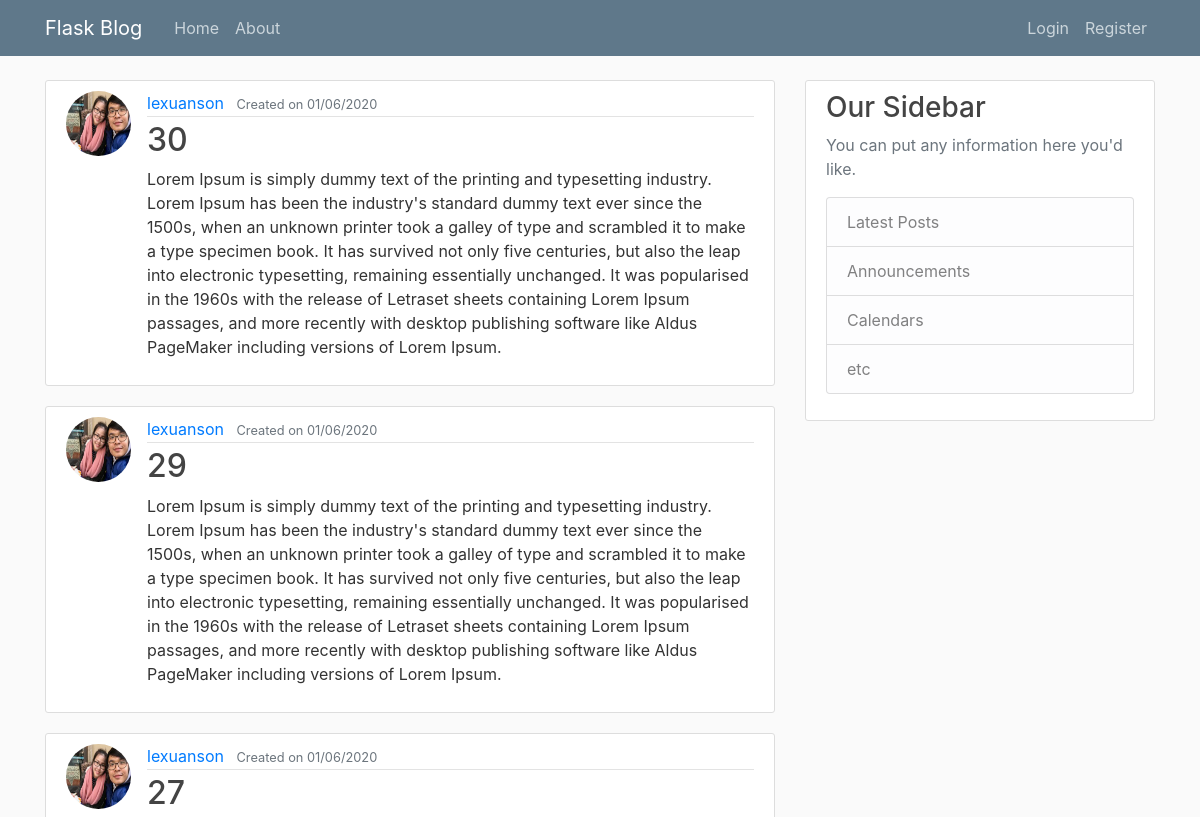
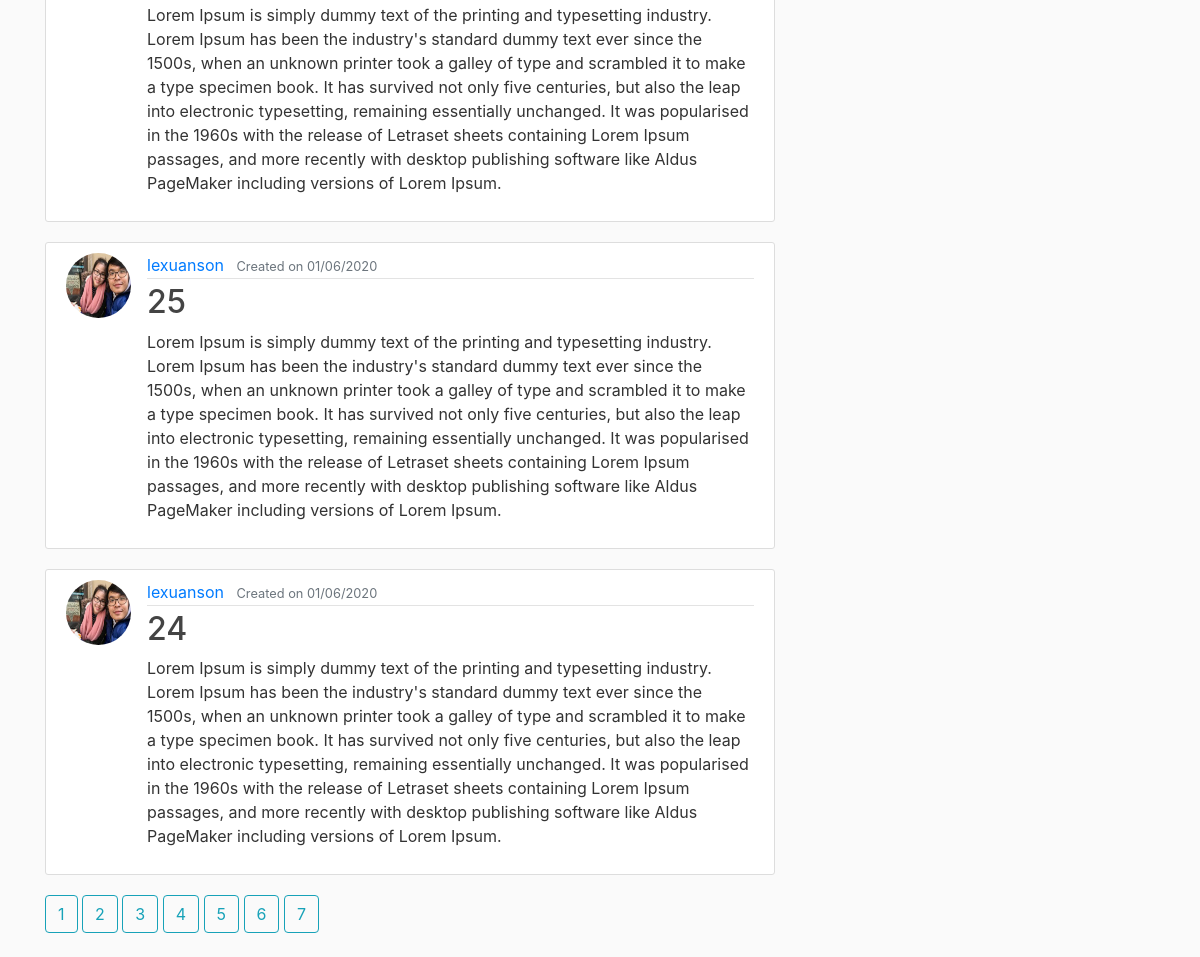
The page /home on the database its author committed (2 pictures, top to bottom).
### app/models.py (models this page shows, shortened)
class Post(db.Model):
    id = db.Column(db.Integer, primary_key=True)
    title = db.Column(db.String(100), nullable=False)
    date_posted = db.Column(db.DateTime, nullable=False, default=datetime.utcnow)
    content = db.Column(db.Text, nullable=False)
    user_id = db.Column(db.Integer, db.ForeignKey("user.id"), nullable=False)

class User(db.Model, UserMixin):
    id = db.Column(db.Integer, primary_key=True)
    username = db.Column(db.String(20), unique=True, nullable=False)
    email = db.Column(db.String(50), unique=True, nullable=False)
    image_file = db.Column(db.String(20), nullable=False, default="default.jpg")
    password = db.Column(db.String(60), nullable=False)
    posts = db.relationship("Post", backref="author", lazy=True)

### app/routes.py (the view)
@app.route("/")
@app.route("/home")
def home():
    page = request.args.get("page", 1, type=int)
    posts = Post.query.order_by(
        Post.date_posted.desc()).paginate(page=page, per_page=5)
    return render_template("home.html", posts=posts)

### app/templates/home.html (shortened to what this page needs)
{%extends "base.html"%}
{%block content%}
{%for post in posts.items%}
<article class="media content-section">
    <img class="rounded-circle article-img" src="{{url_for('static',filename='profile_pics/'+post.author.image_file)}}">
    <div class="media-body">
        <div class="article-metadata">
            <a class="mr-2" href="#">{{ post.author.username }}</a>
            <small class="text-muted">Created on {{ post.date_posted.strftime("%d/%m/%Y") }}</small>
        </div>
        <h2><a class="article-title" href="{{url_for('post',post_id=post.id)}}">{{ post.title }}</a></h2>
        <p class="article-content">{{ post.content }}</p>
    </div>
</article>
{%endfor%}
{% for page_num in posts.iter_pages() %}
{% if page_num %}
<a class="btn btn-outline-info mb-4" href="{{url_for('home',page=page_num)}}">{{page_num}}</a>
{% endif %}
{% endfor %}
{%endblock%}

### app/templates/base.html (shortened to what this page needs)
<!DOCTYPE html>
<html lang="en">
<head>
    <link rel="stylesheet" href="https://stackpath.bootstrapcdn.com/bootstrap/4.3.1/css/bootstrap.min.css"
>
    <link rel="stylesheet" type="text/css" href="{{url_for('static', filename='main.css')}}">
</head>
<body>
    <header class="site-header">
        <nav class="navbar navbar-expand-md navbar-dark bg-steel fixed-top">
            <div class="container">
                <a class="navbar-brand mr-4" href="/">Flask Blog</a>
                <div class="collapse navbar-collapse" id="navbarToggle">
                    <div class="navbar-nav mr-auto">
                        <a class="nav-item nav-link" href="{{url_for('home')}}">Home</a>
                        <a class="nav-item nav-link" href="{{url_for('about')}}">About</a>
                    </div>
                    <div class="navbar-nav">
                        {% if current_user.is_authenticated %}
                            <a class="nav-item nav-link" href="{{url_for('new_post')}}">New Post</a>
                            <a class="nav-item nav-link" href="{{url_for('account')}}">Account</a>
                            <a class="nav-item nav-link" href="{{url_for('logout')}}">Logout</a>
                        {% else %}
                            <a class="nav-item nav-link" href="{{url_for('login')}}">Login</a>
                            <a class="nav-item nav-link" href="{{url_for('register')}}">Register</a>
                        {% endif %}
                    </div>
                </div>
            </div>
        </nav>
    </header>
    <main role="main" class="container">
        <div class="row">
            <div class="col-md-8">
                {% block content %}{% endblock %}
            </div>
            <div class="col-md-4">
                <div class="content-section">
                    <h3>Our Sidebar</h3>
                    <p class='text-muted'>You can put any information here you'd like.
                    <ul class="list-group">
                        <li class="list-group-item list-group-item-light">Latest Posts</li>
                        <li class="list-group-item list-group-item-light">Announcements</li>
                        <li class="list-group-item list-group-item-light">Calendars</li>
                        <li class="list-group-item list-group-item-light">etc</li>
                    </ul>
                    </p>
                </div>
            </div>
        </div>
    </main>
</body>
</html>

### app/static/main.css (style rules this page uses)
body { background: #fafafa; color: #333333; margin-top: 5rem; }
h1, h2, h3, h4, h5, h6 { color: #444444; }
.bg-steel { background-color: #5f788a; }
.site-header .navbar-nav .nav-link { color: #cbd5db; }
.content-section { background: #ffffff; padding: 10px 20px; border: 1px solid #dddddd; border-radius: 3px; margin-bottom: 20px; }
.article-title { color: #444444; }
.article-content { white-space: pre-line; }
.article-img { height: 65px; width: 65px; margin-right: 16px; }
.article-metadata { padding-bottom: 1px; margin-bottom: 4px; border-bottom: 1px solid #e3e3e3; }

### rows shown on the page
Post: image_file (picture), author.username "lexuanson", date_posted "01/06/2020", title "30", content "Lorem Ipsum is simply dummy text of the printing and typesetting industry. Lorem Ipsum has been the industry's standard dummy text ever since the 1500s, when an unknown printer took a galley of type and scrambled it to make a type specimen book. It has survived not only five centuries, but also the leap into electronic typesetting, remaining essentially unchanged. It was popularised in the 1960s with the release of Letraset sheets containing Lorem Ipsum passages, and more recently with desktop publishing software like Aldus PageMaker including versions of Lorem Ipsum."
Post: image_file (picture), author.username "lexuanson", date_posted "01/06/2020", title "29", content "Lorem Ipsum is simply dummy text of the printing and typesetting industry. Lorem Ipsum has been the industry's standard dummy text ever since the 1500s, when an unknown printer took a galley of type and scrambled it to make a type specimen book. It has survived not only five centuries, but also the leap into electronic typesetting, remaining essentially unchanged. It was popularised in the 1960s with the release of Letraset sheets containing Lorem Ipsum passages, and more recently with desktop publishing software like Aldus PageMaker including versions of Lorem Ipsum."
Post: image_file (picture), author.username "lexuanson", date_posted "01/06/2020", title "27", content "Lorem Ipsum is simply dummy text of the printing and typesetting industry. Lorem Ipsum has been the industry's standard dummy text ever since the 1500s, when an unknown printer took a galley of type and scrambled it to make a type specimen book. It has survived not only five centuries, but also the leap into electronic typesetting, remaining essentially unchanged. It was popularised in the 1960s with the release of Letraset sheets containing Lorem Ipsum passages, and more recently with desktop publishing software like Aldus PageMaker including versions of Lorem Ipsum."
Post: image_file (picture), author.username "lexuanson", date_posted "01/06/2020", title "25", content "Lorem Ipsum is simply dummy text of the printing and typesetting industry. Lorem Ipsum has been the industry's standard dummy text ever since the 1500s, when an unknown printer took a galley of type and scrambled it to make a type specimen book. It has survived not only five centuries, but also the leap into electronic typesetting, remaining essentially unchanged. It was popularised in the 1960s with the release of Letraset sheets containing Lorem Ipsum passages, and more recently with desktop publishing software like Aldus PageMaker including versions of Lorem Ipsum."
Post: image_file (picture), author.username "lexuanson", date_posted "01/06/2020", title "24", content "Lorem Ipsum is simply dummy text of the printing and typesetting industry. Lorem Ipsum has been the industry's standard dummy text ever since the 1500s, when an unknown printer took a galley of type and scrambled it to make a type specimen book. It has survived not only five centuries, but also the leap into electronic typesetting, remaining essentially unchanged. It was popularised in the 1960s with the release of Letraset sheets containing Lorem Ipsum passages, and more recently with desktop publishing software like Aldus PageMaker including versions of Lorem Ipsum."

### other values the page prints
{{ page_num }} "1" "2" "3" "4" "5" "6" "7"
